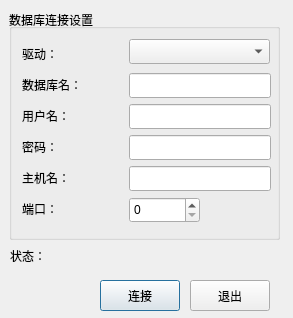
<?xml version="1.0" encoding="UTF-8"?>
<ui version="4.0">
 <class>QSqlAddDialogUi</class>
 <widget class="QDialog" name="QSqlAddDialogUi">
  <property name="geometry">
   <rect>
    <x>0</x>
    <y>0</y>
    <width>293</width>
    <height>318</height>
   </rect>
  </property>
  <property name="maximumSize">
   <size>
    <width>400</width>
    <height>380</height>
   </size>
  </property>
  <property name="windowTitle">
   <string>数据库连接</string>
  </property>
  <widget class="QGroupBox" name="connGroupBox">
   <property name="enabled">
    <bool>true</bool>
   </property>
   <property name="geometry">
    <rect>
     <x>9</x>
     <y>9</y>
     <width>271</width>
     <height>231</height>
    </rect>
   </property>
   <property name="title">
    <string>数据库连接设置</string>
   </property>
   <property name="alignment">
    <set>Qt::AlignLeading|Qt::AlignLeft|Qt::AlignVCenter</set>
   </property>
   <widget class="QLabel" name="label_2">
    <property name="geometry">
     <rect>
      <x>13</x>
      <y>33</y>
      <width>45</width>
      <height>23</height>
     </rect>
    </property>
    <property name="text">
     <string>驱动：</string>
    </property>
   </widget>
   <widget class="QLabel" name="label_3">
    <property name="geometry">
     <rect>
      <x>13</x>
      <y>64</y>
      <width>75</width>
      <height>23</height>
     </rect>
    </property>
    <property name="text">
     <string>数据库名：</string>
    </property>
   </widget>
   <widget class="QLabel" name="label_4">
    <property name="geometry">
     <rect>
      <x>13</x>
      <y>95</y>
      <width>60</width>
      <height>23</height>
     </rect>
    </property>
    <property name="text">
     <string>用户名：</string>
    </property>
   </widget>
   <widget class="QLabel" name="label_5">
    <property name="geometry">
     <rect>
      <x>13</x>
      <y>188</y>
      <width>45</width>
      <height>23</height>
     </rect>
    </property>
    <property name="text">
     <string>端口：</string>
    </property>
   </widget>
   <widget class="QLabel" name="label_6">
    <property name="geometry">
     <rect>
      <x>13</x>
      <y>126</y>
      <width>45</width>
      <height>23</height>
     </rect>
    </property>
    <property name="text">
     <string>密码：</string>
    </property>
   </widget>
   <widget class="QLabel" name="label_7">
    <property name="geometry">
     <rect>
      <x>13</x>
      <y>157</y>
      <width>60</width>
      <height>23</height>
     </rect>
    </property>
    <property name="text">
     <string>主机名：</string>
    </property>
   </widget>
   <widget class="QLineEdit" name="editDatabase">
    <property name="geometry">
     <rect>
      <x>120</x>
      <y>64</y>
      <width>142</width>
      <height>25</height>
     </rect>
    </property>
   </widget>
   <widget class="QLineEdit" name="editUsername">
    <property name="geometry">
     <rect>
      <x>120</x>
      <y>95</y>
      <width>142</width>
      <height>25</height>
     </rect>
    </property>
   </widget>
   <widget class="QLineEdit" name="editPassword">
    <property name="geometry">
     <rect>
      <x>120</x>
      <y>126</y>
      <width>142</width>
      <height>25</height>
     </rect>
    </property>
   </widget>
   <widget class="QLineEdit" name="editHostname">
    <property name="geometry">
     <rect>
      <x>120</x>
      <y>157</y>
      <width>142</width>
      <height>25</height>
     </rect>
    </property>
   </widget>
   <widget class="QSpinBox" name="portSpinBox">
    <property name="geometry">
     <rect>
      <x>120</x>
      <y>188</y>
      <width>71</width>
      <height>26</height>
     </rect>
    </property>
   </widget>
   <widget class="QComboBox" name="comboDriver">
    <property name="geometry">
     <rect>
      <x>120</x>
      <y>30</y>
      <width>141</width>
      <height>25</height>
     </rect>
    </property>
   </widget>
  </widget>
  <widget class="QLabel" name="status_label">
   <property name="geometry">
    <rect>
     <x>59</x>
     <y>240</y>
     <width>221</width>
     <height>31</height>
    </rect>
   </property>
   <property name="text">
    <string/>
   </property>
   <property name="alignment">
    <set>Qt::AlignRight|Qt::AlignTrailing|Qt::AlignVCenter</set>
   </property>
  </widget>
  <widget class="QPushButton" name="okButton">
   <property name="geometry">
    <rect>
     <x>100</x>
     <y>280</y>
     <width>80</width>
     <height>31</height>
    </rect>
   </property>
   <property name="text">
    <string>连接</string>
   </property>
  </widget>
  <widget class="QPushButton" name="cancelButton">
   <property name="geometry">
    <rect>
     <x>190</x>
     <y>280</y>
     <width>80</width>
     <height>31</height>
    </rect>
   </property>
   <property name="text">
    <string>退出</string>
   </property>
  </widget>
  <widget class="QLabel" name="label_1">
   <property name="geometry">
    <rect>
     <x>10</x>
     <y>240</y>
     <width>41</width>
     <height>31</height>
    </rect>
   </property>
   <property name="text">
    <string>状态：</string>
   </property>
  </widget>
 </widget>
 <resources/>
 <connections/>
</ui>
